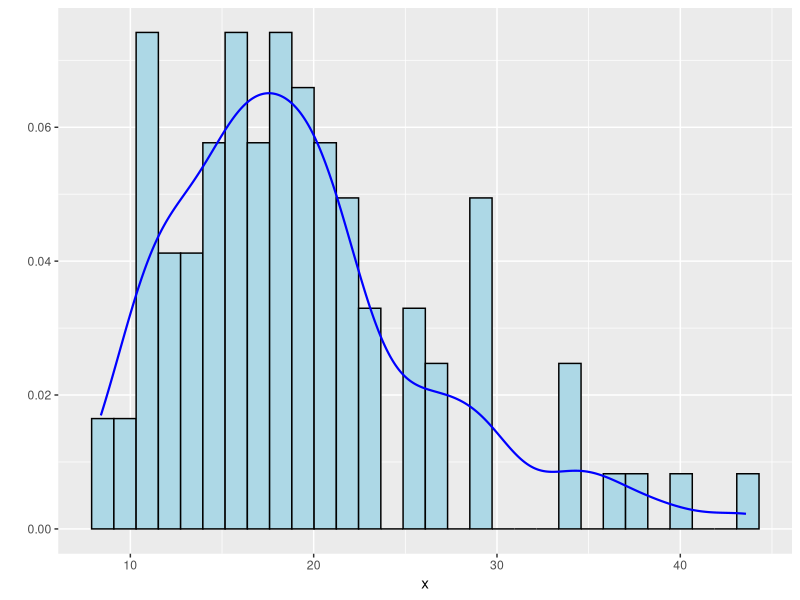
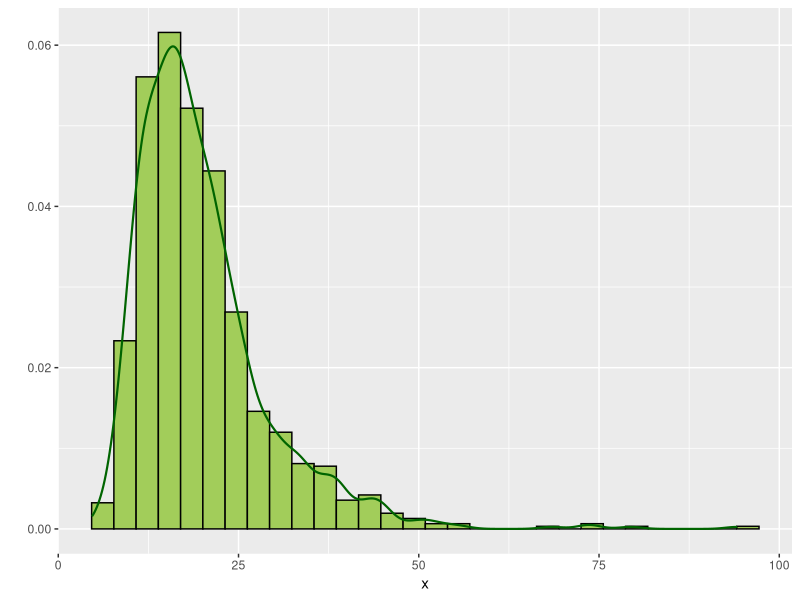
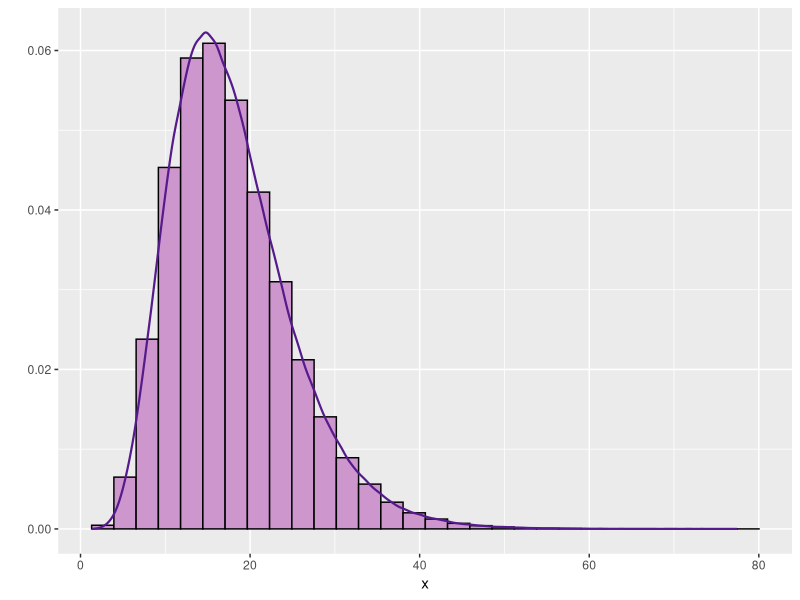

These charts were generated, in order, by the following R code:
## ---- chunk 1
library(mvtnorm)
library(ggplot2)

## ---- chunk 2
N = 100
n = 100
p = 15
set.seed(61123) 
vector_fisher = rf(N,n-p+1,p) #creamos el vector aleatorio de una ley F de Fisher
x = (n*p*vector_fisher)/(n-p+1) #creamos el vector T^2 Hotelling siguiendo la propiedad
df <- data.frame(x) #escribimos los datos en forma de dataframe

## ---- chunk 3
ggplot(df, aes(x = x)) + 
  geom_histogram(aes(y = ..density..),
                 colour = 1, fill = "lightblue") +
  geom_density(lwd = 0.75,
               color = "blue") +
  xlab("x") +
  ylab("")

## ---- chunk 4
N = 1000
n = 100
p = 15
set.seed(61123)

vector_fisher = rf(N,n-p+1,p)
x = (n*p*vector_fisher)/(n-p+1)
df <- data.frame(x)
ggplot(df, aes(x = x)) + 
  geom_histogram(aes(y = ..density..),
                 colour = 1, fill = "#A2CD5A") +
  geom_density(lwd = 0.75,
               color = "darkgreen") +
  xlab("x") +
  ylab("")
## ---- chunk 5
N = 1000000
n = 100
p = 15
set.seed(61123)

vector_fisher = rf(N,p,n-p+1)
x = (n*p*vector_fisher)/(n-p+1)
df <- data.frame(x)
ggplot(df, aes(x = x)) + 
  geom_histogram(aes(y = ..density..),
                 colour = 1, fill = "#CD96CD") +
  geom_density(lwd = 0.75,
               color = "#551A8B") +
  xlab("x") +
  ylab("")
